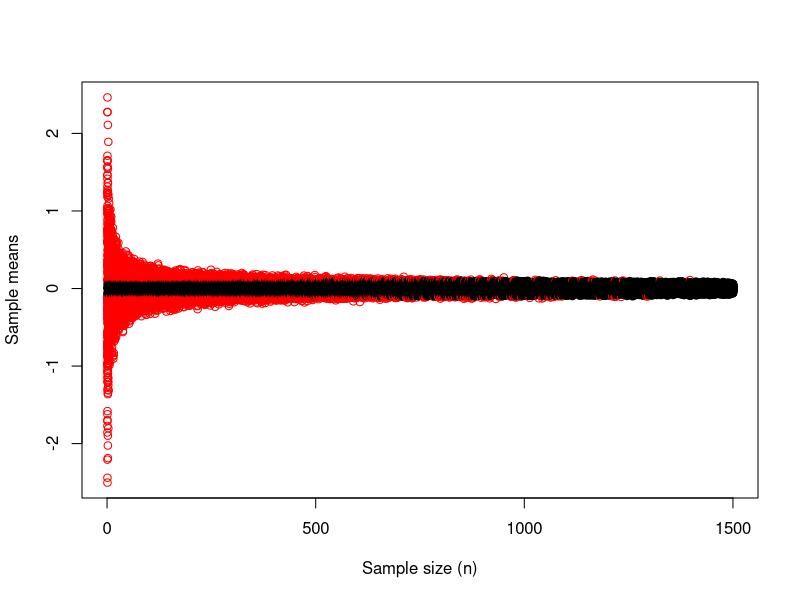

This chart was generated by the following R code:


# sample mean convert in p to mean
e=0.1
n=1500
points=100
sample=matrix(0, ncol = n, nrow = 100)
for(i in 1:n){
  SM=numeric(points)
  for(j in 1:points){
    SM[j]=mean(rnorm(i))
  }
  sample[,i]=SM
}


plot(rep(1,length(sample[,1][abs(sample[,1])<e])),  sample[,1][abs(sample[,1])<e] ,xlim=c(0,n),
     ylim=c(min(sample),max(sample)),pch=19, ylab="Sample means",xlab="Sample size (n)")

points(rep(1,length(sample[,1][abs(sample[,1])>=e])), sample[,1][abs(sample[,1])>=e] ,col="red")

for(i in 2:n){
  points(rep(i,length(sample[,i][abs(sample[,i])<e])),sample[,i][abs(sample[,i])<e],pch=19)
  points(rep(i,length(sample[,i][abs(sample[,i])>=e])), sample[,i][abs(sample[,i])>=e] ,col="red")
}

